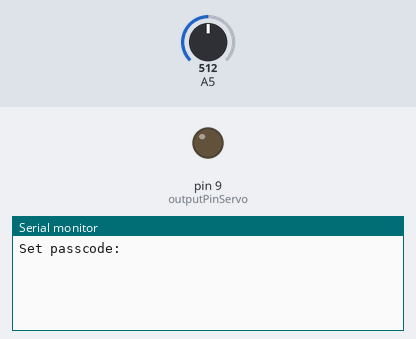
This sketch was run on a simulated Arduino Uno, built with avr-gcc and run on an emulated ATmega328P. Shown: output pins drawn as LEDs (lit = HIGH), the last lines printed to the serial monitor. The inputs (shaded band) are chosen by the test bench; at power-on: A5 = 512. EEPROM starts erased.

Above: at 1.2 s.
1.3 s: A5 set to 858
4.3 s: A5 set to 874
At 4.51 s:
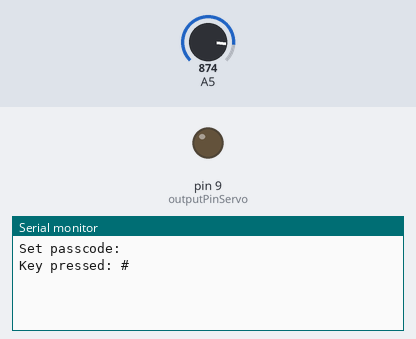
At 5.43 s:
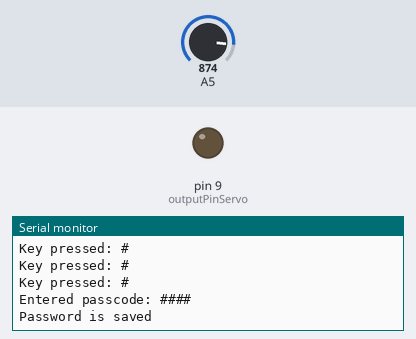

Measured:
- the behaviour switches between 873 and 874 on A5 (found by bisection; images 0 and 1)
- after the input at 4.3 s, the serial monitor: prints a new line at once (image 1)

The sketch:

timer_debounce.ino
```cpp
//Servo Set-up___________________________________________
    // SERVO: Define the pin for where the servo plugs in
    const int outputPinServo = 9;

    // SERVO: Define the time intervals in microseconds for the pulses for servo control
    const unsigned long pulseOpenHighTime = 2500;
    const unsigned long pulseOpenLowTime = 17500;
    const unsigned long pulseLockHighTime = 500;
    const unsigned long pulseLockLowTime = 19500;

    // SERVO: Define the delay interval in milliseconds between pulse sequences for servo control
    const unsigned long delayTime = 500;

    // SERVOstate machine FOR PWM, using enums for that.
    enum ServoState {
      PULSE_OPEN_HIGH,
      PULSE_OPEN_LOW,
      HOLDING_OPEN,
      PULSE_LOCK_HIGH,
      PULSE_LOCK_LOW,
      HOLDING_LOCKED
    };

    // SERVO: 0 means we want to be locked, 1 means we want to be open.
    int servoTargetState = 0;

    // SERVO: Variable to hold the current SERVOstate
    // Let's start in the locked position.
    ServoState currentServoState = HOLDING_LOCKED;

    // SERVO: store the last time an event happened
    unsigned long previousMicros = 0;
    unsigned long previousMillis = 0;

    // for DEMONSTRATION: timer to toggle the servo in demonstration
    unsigned long previousToggleMillis = 0;

//KeyPad Setup_____________________________________
  // Store each number pressed
    char passInput[5];
    int input = 0;
    char approvedPass[5];
    bool passwordSet = false;


  // Key mapping for the 4x3 keypad
  char KEYS[] = { '1','2','3','4','5','6','7','8','9','*','0','#' };

  // Voltage ranges
  const double voltages[][2] = {
    {4.900, 4.910},   // '1'
    {4.840, 4.850},   // '2'
    {4.730, 4.736},   // '3'
    {4.795, 4.800},   // '4'
    {4.741, 4.746},   // '5'
    {4.620, 4.638},   // '6'
    {4.638, 4.655},   // '7'
    {4.584, 4.600},   // '8'
    {4.480, 4.492},   // '9'
    {4.420, 4.440},   // '*'
    {4.365, 4.400},   // '0'
    {4.270, 4.300}    // '#'
  };

// These variables are added to replace delay() with a non-blocking timer.
unsigned long lastKeypressMillis = 0;
const unsigned long KEYPAD_DEBOUNCE_DELAY = 300;

void setup() {
  Serial.begin(9600);
  //Keypad input_________________________________
    //Prompts the user to input password
    Serial.println("Set passcode: ");

  //Servo Motor__________________________________
    // Set the Servo output pin as an output
    pinMode(outputPinServo, OUTPUT);
    // Initialize timers
    previousMicros = micros();
    previousMillis = millis();
}
//Servo Functions_____________________________________________________
  // This function sets the TARGET for the state machine.
  void lockServo() {
    servoTargetState = 0;
  }

  // This function sets the TARGET for the state machine.
  void openServo() {
    servoTargetState = 1;
  }

//EEPROM Functions_________________________________________________
  unsigned char EEPROM_read(unsigned int uiAddress) {
    /* Wait for completion of previous write */
    while(EECR & (1<<EEPE)) ;
    /* Set up address register */
    EEAR = uiAddress;
    /* Start eeprom read by writing EERE */
    EECR |= (1<<EERE);
    /* Return data from Data Register */
    return EEDR;
  }

  void EEPROM_write(unsigned int uiAddress, unsigned char ucData) {
    /* Wait for completion of previous write */ while(EECR & (1<<EEPE)) ;
    /* Set up address and Data Registers */
    EEAR = uiAddress; EEDR = ucData;

    cli(); //disable interrupts
    /* Write logical one to EEMPE */
    EECR |= (1<<EEMPE);
    /* Start eeprom write by setting EEPE */
    EECR |= (1<<EEPE);
    sei(); //enable interrupts
    }

void loop() {
  // This check ensures the keypad is only read if 300ms have passed since the last press.
  if (millis() - lastKeypressMillis > KEYPAD_DEBOUNCE_DELAY) {
    int keyPressed = analogRead(A5);
    double voltage = keyPressed * (5.0 / 1023.0);

    // Find which key matches the measured voltage
    for (int j = 0; j < 12; j++) {
      if (voltage >= voltages[j][0] && voltage <= voltages[j][1]) {
        passInput[input] = KEYS[j];
        input++;
        Serial.print("Key pressed: ");
        Serial.println(KEYS[j]);
        // The delay(300) is replaced by resetting the timer.
        lastKeypressMillis = millis();

        if (input == 4) {
          passInput[4] = '\0';
          Serial.print("Entered passcode: ");
          Serial.println(passInput);

          if (!passwordSet) {
            // Save the password to EEPROM
            for (int i = 0; i < 4; i++) {
              EEPROM_write(i, passInput[i]);
            }
            passwordSet = true;
            Serial.println("Password is saved");
          } else {
            // Check password
            bool correct = true;
            for (int i = 0; i < 4; i++) {
              if (passInput[i] != EEPROM_read(i)) {
                correct = false;
                break;
              }
            }
            if (correct) {
              Serial.println("Correct Password");
              openServo();
            } else {
              Serial.println("Incorrect Password");
              lockServo();
            }
          }

          input = 0;  // reset for next entry
        }
        break; // Exit the for-loop once a key is found
      }
    }
  }


// The servo state machine has to be part of this loop here.
  unsigned long currentMicros = micros();
  unsigned long currentMillis = millis();

  switch (currentServoState) {
    case PULSE_OPEN_HIGH:
      digitalWrite(outputPinServo, HIGH);
      if (currentMicros - previousMicros >= pulseOpenHighTime) {
        currentServoState = PULSE_OPEN_LOW;
        previousMicros = currentMicros;
      }
      break;

    case PULSE_OPEN_LOW:
      digitalWrite(outputPinServo, LOW);
      if (currentMicros - previousMicros >= pulseOpenLowTime) {
        currentServoState = HOLDING_OPEN; // Now hold this position
        previousMillis = currentMillis;
      }
      break;

    case HOLDING_OPEN: //delay
      if (servoTargetState == 0) { // check if the command is to lock
        currentServoState = PULSE_LOCK_HIGH; //will go do that ^
        previousMicros = currentMicros;
      }
      break;

    case PULSE_LOCK_HIGH:
      digitalWrite(outputPinServo, HIGH);
      if (currentMicros - previousMicros >= pulseLockHighTime) {
        currentServoState = PULSE_LOCK_LOW;
        previousMicros = currentMicros;
      }
      break;

    case PULSE_LOCK_LOW:
      digitalWrite(outputPinServo, LOW);
      if (currentMicros - previousMicros >= pulseLockLowTime) {
        currentServoState = HOLDING_LOCKED; // Now hold this position
        previousMillis = currentMillis;
      }
      break;

    case HOLDING_LOCKED: //delay
      if (servoTargetState == 1) { // check if the command is to open.
        currentServoState = PULSE_OPEN_HIGH; // will go do that ^
        previousMicros = currentMicros;
      }
      break;
  }
}
```
